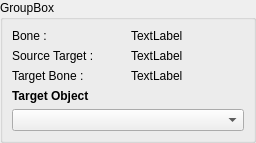
<?xml version="1.0" encoding="UTF-8"?>
<ui version="4.0">
 <class>ConstraintForm</class>
 <widget class="QWidget" name="ConstraintForm">
  <property name="geometry">
   <rect>
    <x>0</x>
    <y>0</y>
    <width>256</width>
    <height>119</height>
   </rect>
  </property>
  <property name="styleSheet">
   <string notr="true">QMainWindow{
    color: #b1b1b1;
    background-color: #3c3c3c;
}

QWidget{
            background-color: #444;
            color: white;
}

QScrollArea{
            background-color: #444;
            color: white;
			border: 0px solid #222;
			
}

QListWidget{
            background-color: #444;
            color: white;
			border: 0px solid #222;
			
}

QStatusBar{
    color: white;
}

QMenuBar {
            background-color: #444;
}

QMenuBar::item {
            background-color: #444;
            color: rgb(255,255,255);
}

QMenuBar::item::selected {
            background-color: rgb(30,30,30);
}

QMenu {
            background-color: #3c3c3c;
}

QMenu::item {
            background-color: #3c3c3c;
            color: rgb(255,255,255);
}

QMenu::item::selected {
            background-color: rgb(30,30,30);
}

QDialog
{
    color: #b1b1b1;
    background-color: #3c3c3c;
}

QTabWidget QWidget
{
    background: #444;
}

#page, #page_2, #page_3 {
    background-color: #3c3c3c;
}

QGroupBox {
     color: #628CB2;
     border: 1px solid #222;
     border-radius: 5px;
     margin-top: 1ex; /* leave space at the top for the title */
}

QGroupBox::title {
     subcontrol-origin: margin;
     subcontrol-position: top center; /* position at the top center */
     padding: 0 3px;
     background-color: QLinearGradient( x1: 0, y1: 1, x2: 0, y2: 0, stop: 0 #333, stop: 1 #3c3c3c);
}

QHeaderView::section:vertical
{
    margin-bottom: 4px;
    border: 1px solid;
}

QLineEdit
{
    background-color: QLinearGradient( x1: 0, y1: 0, x2: 0, y2: 1, stop: 0 #4d4d4d, stop: 0 #646464, stop: 1 #5d5d5d);
    padding: 1px;
    border-style: solid;
    border: 1px solid #4D5056;
    border-radius: 5;
    color: #b1b1b1;
}

QPushButton
{
    color: #b1b1b1;
    background-color: QLinearGradient( x1: 0, y1: 0, x2: 0, y2: 1, stop: 0 #565656, stop: 0.1 #525252, stop: 0.5 #4e4e4e, stop: 0.9 #4a4a4a, stop: 1 #464646);
    border-width: 1px;
    border-color: #555555;
    border-style: solid;
    border-radius: 5;
    padding: 3px;
    padding-left: 5px;
    padding-right: 5px;
    outline: 0;
}

QPushButton:pressed
{
    background-color: QLinearGradient( x1: 0, y1: 0, x2: 0, y2: 1, stop: 0 #3d3d3d, stop: 0.1 #3b3b3b, stop: 0.5 #393939, stop: 0.9 #383838, stop: 1 #353535);
}

QComboBox
{
    color: #b1b1b1;
    background-color: QLinearGradient( x1: 0, y1: 0, x2: 0, y2: 1, stop: 0 #565656, stop: 0.1 #525252, stop: 0.5 #4e4e4e, stop: 0.9 #4a4a4a, stop: 1 #464646);
    border: 1px outset #4D5056;
    border-radius: 3px;
    padding: 1px 3px 1px 5px;
    selection-background-color: QLinearGradient( x1: 0, y1: 0, x2: 0, y2: 1, stop: 0 #097ace, stop: 1 #097ace);
    combobox-popup: 1;
}

QComboBox:hover, QPushButton:hover
{
    border: 1px solid QLinearGradient( x1: 0, y1: 0, x2: 0, y2: 1, stop: 0 #333 , stop: 1 #333);
}

QComboBox:on
{
    background-color: QLinearGradient( x1: 0, y1: 0, x2: 0, y2: 1, stop: 0 #2d2d2d, stop: 0.1 #2b2b2b, stop: 0.5 #292929, stop: 0.9 #282828, stop: 1 #252525);
}

QComboBox:!editable:on, QComboBox::drop-down:editable:on {
    background: QLinearGradient( x1: 0, y1: 0, x2: 0, y2: 1, stop: 0 #2d2d2d, stop: 0.1 #2b2b2b, stop: 0.5 #292929, stop: 0.9 #282828, stop: 1 #252525);
}

QComboBox::drop-down
{
     subcontrol-origin: padding;
     subcontrol-position: top right;
     border-left-width: 0px;
     border-left-color: black;
     border-left-style: inset;
     border-top-right-radius: 3px; /* same radius as the QComboBox */
     border-bottom-right-radius: 3px;
}

QComboBox::down-arrow {
     image: url(./icons/arrow.png);
}

QComboBox QAbstractItemView {
    selection-background-color: lightgray;
    background-color: #3c3c3c;
    border: 1px outset #3c3c3c;
}

QLabel
{
    color: #b1b1b1;
	background-color: transparent;
}

QSplitter::handle:vertical
{
    background: qlineargradient(x1:0, y1:0, x2:0, y2:1, stop:0 #494949, stop:1 #6f6f6f);
    height: 2px;
}

QSplitter::handle:horizontal
{
    background: qlineargradient(x1:0, y1:0, x2:1, y2:0, stop:0 #494949, stop:1 #6f6f6f);
    width: 2px;
}

QToolBox {
    background: #444;
}

QToolBox QScrollArea&gt;QWidget&gt;QWidget
{
    background: #444;
}

QToolBox::tab {
   background: qlineargradient(x1: 0, y1: 0, x2: 0, y2: 1, stop: 0 #E1E1E1, stop: 0.4 #DDDDDD, stop: 0.5 #D8D8D8, stop: 1.0 #D3D3D3);
   color: darkgray;
}

QToolBox::tab:selected {
    color: black;
}

QTabWidget::pane { /* The tab widget frame */
    border: 1px solid #333;
    background-color: #3c3c3c;
}

QTabBar::tab {
    background: #3a3a3a;
    border: 1px solid #222;
    border-bottom-color: #444; /* same as the pane color */
    min-width: 8ex;
    border-top-left-radius: 2px;
    border-top-right-radius: 2px;
    padding: 3px;
}


QTabBar::tab:selected, QTabBar::tab:hover {
    background: #444;
    border-bottom-color: #444; /* same as the pane color */
    color: white;
}

QTabBar::tab:!selected {
    margin-top: 2px; /* make non-selected tabs look smaller */
}

QPlainTextEdit {
    background-color: #111;
}</string>
  </property>
  <layout class="QVBoxLayout" name="verticalLayout_2">
   <property name="spacing">
    <number>0</number>
   </property>
   <property name="leftMargin">
    <number>0</number>
   </property>
   <property name="topMargin">
    <number>0</number>
   </property>
   <property name="rightMargin">
    <number>0</number>
   </property>
   <property name="bottomMargin">
    <number>0</number>
   </property>
   <item>
    <widget class="QGroupBox" name="groupBox">
     <property name="title">
      <string>GroupBox</string>
     </property>
     <layout class="QGridLayout" name="gridLayout">
      <item row="0" column="0">
       <widget class="QLabel" name="label_1">
        <property name="text">
         <string>Bone :</string>
        </property>
       </widget>
      </item>
      <item row="4" column="0">
       <widget class="QLabel" name="label_2">
        <property name="text">
         <string>Target Bone :</string>
        </property>
       </widget>
      </item>
      <item row="7" column="0" colspan="2">
       <widget class="QComboBox" name="comboBox">
        <property name="sizePolicy">
         <sizepolicy hsizetype="Expanding" vsizetype="Fixed">
          <horstretch>0</horstretch>
          <verstretch>0</verstretch>
         </sizepolicy>
        </property>
        <property name="focusPolicy">
         <enum>Qt::WheelFocus</enum>
        </property>
       </widget>
      </item>
      <item row="4" column="1">
       <widget class="QLabel" name="targetBoneLabel">
        <property name="font">
         <font>
          <family>MS Shell Dlg 2</family>
         </font>
        </property>
        <property name="text">
         <string>TextLabel</string>
        </property>
        <property name="alignment">
         <set>Qt::AlignLeading|Qt::AlignLeft|Qt::AlignVCenter</set>
        </property>
       </widget>
      </item>
      <item row="0" column="1">
       <widget class="QLabel" name="boneLabel">
        <property name="font">
         <font>
          <weight>50</weight>
          <bold>false</bold>
         </font>
        </property>
        <property name="text">
         <string>TextLabel</string>
        </property>
        <property name="alignment">
         <set>Qt::AlignLeading|Qt::AlignLeft|Qt::AlignVCenter</set>
        </property>
       </widget>
      </item>
      <item row="6" column="0">
       <widget class="QLabel" name="label">
        <property name="font">
         <font>
          <weight>75</weight>
          <bold>true</bold>
         </font>
        </property>
        <property name="text">
         <string>Target Object</string>
        </property>
       </widget>
      </item>
      <item row="1" column="0">
       <widget class="QLabel" name="label_3">
        <property name="text">
         <string>Source Target :</string>
        </property>
       </widget>
      </item>
      <item row="1" column="1">
       <widget class="QLabel" name="sourceTargetLabel">
        <property name="font">
         <font>
          <family>MS Shell Dlg 2</family>
         </font>
        </property>
        <property name="text">
         <string>TextLabel</string>
        </property>
        <property name="alignment">
         <set>Qt::AlignLeading|Qt::AlignLeft|Qt::AlignVCenter</set>
        </property>
       </widget>
      </item>
     </layout>
    </widget>
   </item>
  </layout>
 </widget>
 <resources/>
 <connections/>
</ui>
